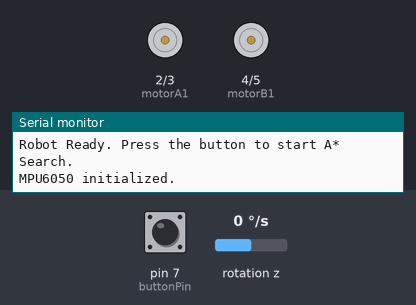
A sketch run on a simulated Arduino Uno, built with avr-gcc and run on an emulated ATmega328P. Parts: motor-driver pin pairs drawn as motors (green arrow = first pin HIGH = forward, orange = second pin HIGH = backward, longer = more drive), the last lines printed to the serial monitor. Wiring (inferred from the names in the program): MPU-6050 motion sensor at I2C address 0x68. The test bench sets the inputs (shaded band); at power-on: pin 7 (buttonPin) HIGH, rotation z 0 °/s.

Above: at 1.3 s.
1.4 s: pin 7 (buttonPin) pulled LOW for 0.15 s
At 4.2 s:
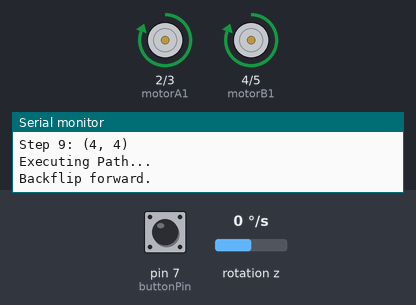
At 8.6 s:
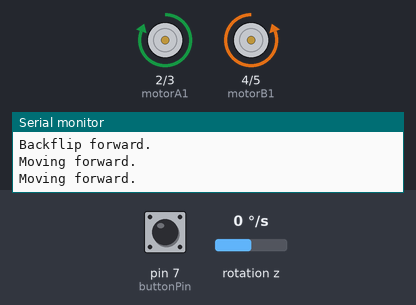
Timing chart, 0 to 10.1 s (numbered marks = the images above; inputs shaded):
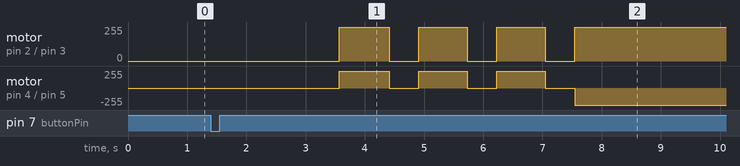

The sketch:

greedy.ino
```cpp
#include <Wire.h>
#include <avr/pgmspace.h>

// Motor pins
const int motorA1 = 2; // Motor A forward
const int motorA2 = 3; // Motor A backward
const int motorB1 = 4; // Motor B forward
const int motorB2 = 5; // Motor B backward

// Speed control
const int motorSpeed = 128; // Set motor speed (0-255)

// Button pin
const int buttonPin = 7;

// Define maze size
#define ROWS 5
#define COLS 5

// Store the maze in PROGMEM to save SRAM
const uint8_t maze[ROWS][COLS] PROGMEM = {
  {0, 0, 0, 0, 0},
  {1, 0, 1, 0, 0},
  {0, 0, 1, 0, 1},
  {0, 1, 0, 0, 0},
  {0, 0, 0, 0, 0}
};

// Define start and end points
struct Point {
  uint8_t x;
  uint8_t y;
};

const Point startPoint = {0, 0}; // Top-left corner
const Point endPoint = {4, 4};   // Desired end point

// A* Structures and Variables
struct Node {
  uint8_t x, y;    // Coordinates
  uint8_t gCost;   // Cost from start to this node
  uint8_t hCost;   // Heuristic cost to end node
  uint8_t fCost;   // fCost = gCost + hCost
  uint8_t parent;  // Index of parent node (0-24 or 255 if none)
};

#define MAX_NODES 25
#define MAX_PATH 25

Node openList[MAX_NODES];
uint8_t openCount = 0;

Node closedList[MAX_NODES];
uint8_t closedCount = 0;

Node path[MAX_PATH];
uint8_t pathCount = 0;

// Path Execution Variables
bool pathComputed = false;

// Orientation and Movement Enums
enum Orientation { NORTH, EAST, SOUTH, WEST };
enum Movement { MOVE_FORWARD, TURN_LEFT, TURN_AROUND, TURN_RIGHT, NO_MOVEMENT };

// MPU6050 Registers
const uint8_t MPU6050_ADDR = 0x68;
const uint8_t PWR_MGMT_1 = 0x6B;
const uint8_t GYRO_ZOUT_H = 0x47;

// Function Prototypes
uint8_t heuristic(uint8_t x1, uint8_t y1, uint8_t x2, uint8_t y2);
bool AStar();
bool isInClosedList(uint8_t x, uint8_t y);
bool isInOpenList(uint8_t x, uint8_t y, uint8_t &index);
uint8_t getLowestFCost();
void executePath();
void moveForward();
void turnLeft();
void turnRight();
void stopMotors();
uint8_t getMazeValue(uint8_t x, uint8_t y);
Movement determineMovement(int8_t dx, int8_t dy, Orientation orientation);
void initMPU6050();
float readGyroZ();
void turnDegrees(int degrees, bool clockwise);

void setup() {
  // Motor pin setup
  pinMode(motorA1, OUTPUT);
  pinMode(motorA2, OUTPUT);
  pinMode(motorB1, OUTPUT);
  pinMode(motorB2, OUTPUT);

  // Button pin setup
  pinMode(buttonPin, INPUT_PULLUP);

  // Initialize Serial Communication
  Serial.begin(9600);
  Serial.println("Robot Ready. Press the button to start A* Search.");

  // Initialize MPU6050
  initMPU6050();
}

void loop() {
  static bool lastButtonState = HIGH;
  bool buttonState = digitalRead(buttonPin);

  // Simple Button Debouncing
  if (buttonState != lastButtonState) {
    delay(50); // Debounce delay
    buttonState = digitalRead(buttonPin);
    if (buttonState == LOW) { // Button pressed
      Serial.println("\nButton pressed. Starting A* Search...");
      // Reset previous path data
      pathCount = 0;
      openCount = 0;
      closedCount = 0;
      delay(2000);

      // Run A* algorithm
      if (AStar()) {
        Serial.println("Path found:");
        // Print the path in order from start to end
        for (int8_t i = pathCount - 1; i >= 0; i--) {
          Serial.print("Step ");
          Serial.print(pathCount - i);
          Serial.print(": (");
          Serial.print(path[i].x);
          Serial.print(", ");
          Serial.print(path[i].y);
          Serial.println(")");
        }
        Serial.println();
        pathComputed = true;
      } else {
        Serial.println("No path found.");
        pathComputed = false;
      }
    }
  }
  lastButtonState = buttonState;

  // Execute the path if computed
  if (pathComputed) {
    executePath();
    pathComputed = false; // Reset flag after execution
  }
}

// Heuristic Function (Manhattan Distance)
uint8_t heuristic(uint8_t x1, uint8_t y1, uint8_t x2, uint8_t y2) {
  return abs((int)x1 - (int)x2) + abs((int)y1 - (int)y2);
}

// Get the value of the maze cell from PROGMEM
uint8_t getMazeValue(uint8_t x, uint8_t y) {
  return pgm_read_byte(&(maze[x][y]));
}

// Check if a node is in the closed list
bool isInClosedList(uint8_t x, uint8_t y) {
  for (uint8_t i = 0; i < closedCount; i++) {
    if (closedList[i].x == x && closedList[i].y == y)
      return true;
  }
  return false;
}

// Check if node is in open list
bool isInOpenList(uint8_t x, uint8_t y, uint8_t &index) {
  for (uint8_t i = 0; i < openCount; i++) {
    if (openList[i].x == x && openList[i].y == y) {
      index = i;
      return true;
    }
  }
  return false;
}

// Get index of node with lowest fCost from openList
uint8_t getLowestFCost() {
  if (openCount == 0) {
    return 255; // Indicate no node found
  }

  uint8_t lowestIndex = 0;
  for (uint8_t i = 1; i < openCount; i++) {
    if (openList[i].fCost < openList[lowestIndex].fCost) {
      lowestIndex = i;
    }
  }
  Node current = openList[lowestIndex];
  for (uint8_t i = lowestIndex; i < openCount - 1; i++) {
    openList[i] = openList[i + 1];
  }
  openCount--;
  closedList[closedCount++] = current;
  return closedCount - 1; // Return index in closedList
}

// A* Search Implementation
bool AStar() {
  // Initialize start node
  Node startNode;
  startNode.x = startPoint.x;
  startNode.y = startPoint.y;
  startNode.gCost = 0;
  startNode.hCost = heuristic(startPoint.x, startPoint.y, endPoint.x, endPoint.y);
  startNode.fCost = startNode.gCost + startNode.hCost;
  startNode.parent = 255; // No parent

  openList[openCount++] = startNode;

  while (openCount > 0) {
    uint8_t currentClosedIndex = getLowestFCost();
    if (currentClosedIndex == 255) {
      break; // No node found
    }
    Node current = closedList[currentClosedIndex];

    // Check if reached end
    if (current.x == endPoint.x && current.y == endPoint.y) {
      // Reconstruct path
      path[pathCount++] = current;
      uint8_t parentIndex = current.parent;
      while (parentIndex != 255 && pathCount < MAX_PATH) {
        Node parentNode = closedList[parentIndex];
        path[pathCount++] = parentNode;
        parentIndex = parentNode.parent;
      }
      return true;
    }

    // Explore neighbors (4-directional)
    const int dirs[4][2] = { {0, 1}, {1, 0}, {0, -1}, {-1, 0} };
    for (uint8_t i = 0; i < 4; i++) {
      int newX = current.x + dirs[i][0];
      int newY = current.y + dirs[i][1];

      // Check boundaries
      if (newX < 0 || newX >= ROWS || newY < 0 || newY >= COLS)
        continue;

      // Check obstacles
      if (getMazeValue(newX, newY) == 1)
        continue;

      // Check if in closed list
      if (isInClosedList(newX, newY))
        continue;

      uint8_t newG = current.gCost + 1; // Cost to move forward by one cell
      uint8_t newH = heuristic(newX, newY, endPoint.x, endPoint.y);
      uint8_t newF = newG + newH;

      uint8_t openIndex;
      if (isInOpenList(newX, newY, openIndex)) {
        // Already in openList, check if this path is better
        if (newG < openList[openIndex].gCost) {
          openList[openIndex].gCost = newG;
          openList[openIndex].hCost = newH;
          openList[openIndex].fCost = newF;
          openList[openIndex].parent = currentClosedIndex;
        }
      } else {
        if (openCount < MAX_NODES) {
          Node neighbor;
          neighbor.x = newX;
          neighbor.y = newY;
          neighbor.gCost = newG;
          neighbor.hCost = newH;
          neighbor.fCost = newF;
          neighbor.parent = currentClosedIndex;
          openList[openCount++] = neighbor;
        }
      }
    }
  }
  // No path found
  return false;
}

// Function to determine the required movement
Movement determineMovement(int8_t dx, int8_t dy, Orientation orientation) {
  switch (orientation) {
    case NORTH:
      if (dx == 0 && dy == -1)
        return MOVE_FORWARD;
      else if (dx == 1 && dy == 0)
        return TURN_RIGHT;
      else if (dx == -1 && dy == 0)
        return TURN_LEFT;
      else if (dx == 0 && dy == 1)
        return TURN_AROUND;
      break;
    case EAST:
      if (dx == 1 && dy == 0)
        return MOVE_FORWARD;
      else if (dx == 0 && dy == 1)
        return TURN_RIGHT;
      else if (dx == 0 && dy == -1)
        return TURN_LEFT;
      else if (dx == -1 && dy == 0)
        return TURN_AROUND;
      break;
    case SOUTH:
      if (dx == 0 && dy == 1)
        return MOVE_FORWARD;
      else if (dx == -1 && dy == 0)
        return TURN_RIGHT;
      else if (dx == 1 && dy == 0)
        return TURN_LEFT;
      else if (dx == 0 && dy == -1)
        return TURN_AROUND;
      break;
    case WEST:
      if (dx == -1 && dy == 0)
        return MOVE_FORWARD;
      else if (dx == 0 && dy == -1)
        return TURN_RIGHT;
      else if (dx == 0 && dy == 1)
        return TURN_LEFT;
      else if (dx == 1 && dy == 0)
        return TURN_AROUND;
      break;
  }
  return NO_MOVEMENT;
}


// Execute the computed path
void executePath() {
  Serial.println("Executing Path...");

  // Assume robot starts facing North
  Orientation currentOrientation = NORTH;

  for (int8_t i = pathCount - 1; i > 0; i--) {
    uint8_t currentX = path[i].x;
    uint8_t currentY = path[i].y;
    uint8_t nextX = path[i - 1].x;
    uint8_t nextY = path[i - 1].y;

    int8_t dx = nextX - currentX;
    int8_t dy = nextY - currentY;

    Movement movement = determineMovement(dx, dy, currentOrientation);

    switch (movement) {
      case MOVE_FORWARD:
        moveForward();
        Serial.println("Moving forward.");
        delay(500);
        break;
      case TURN_RIGHT:
        turnRight(); // Implementing right turn
        currentOrientation = (Orientation)((currentOrientation + 1) % 4);
        Serial.println("Turning right and moving forward.");
        delay(500);
        moveForward();
        delay(500);
        break;
      case TURN_LEFT:
        turnLeft(); // Implementing left turn
        currentOrientation = (Orientation)((currentOrientation + 3) % 4);
        Serial.println("Turning left and moving forward.");
        delay(500);
        moveForward();
        delay(500);
        break;
      case TURN_AROUND:
        // turnLeft();
        // turnLeft();
        currentOrientation = (Orientation)((currentOrientation + 2) % 4);
        moveForward();
        Serial.println("Backflip forward.");
        delay(500);
        break;
      default:
        Serial.println("No movement needed.");
        break;
    }

    delay(320); // Adjust based on cell size and robot speed
    stopMotors();
    delay(500); // Brief pause between movements
  }
  Serial.println("Path execution completed.");
}

// Motor control functions
void moveForward() {
  analogWrite(motorA1, 255); // Right motor forward
  digitalWrite(motorA2, LOW);
  analogWrite(motorB1, 255); // Left motor forward
  digitalWrite(motorB2, LOW);
}

void turnRight() {
  // Implement a precise 90-degree right turn using MPU6050
  // Serial.println("Turning Right...");
  turnDegrees(87, true);
}

void turnLeft() {
  // Implement a precise 90-degree left turn using MPU6050
  // Serial.println("Turning Left...");
  turnDegrees(83, false);
}

void stopMotors() {
  digitalWrite(motorA1, LOW);
  digitalWrite(motorA2, LOW);
  digitalWrite(motorB1, LOW);
  digitalWrite(motorB2, LOW);
}

// Initialize MPU6050
void initMPU6050() {
  Wire.begin();
  Wire.beginTransmission(MPU6050_ADDR);
  Wire.write(PWR_MGMT_1);
  Wire.write(0); // Wake up MPU6050
  Wire.endTransmission(true);
  delay(100); // Wait for MPU6050 to stabilize
  Serial.println("MPU6050 initialized.");
}

// Read Gyro Z-axis data and convert to degrees per second
float readGyroZ() {
  Wire.beginTransmission(MPU6050_ADDR); // Begin communication with MPU6050
  Wire.write(GYRO_ZOUT_H);              // Request the Gyro Z-axis register
  Wire.endTransmission(false);          // Restart for read

  Wire.requestFrom(MPU6050_ADDR, (uint8_t)2); // Request 2 bytes from MPU6050

  if (Wire.available() == 2) {
    int16_t raw = Wire.read() << 8 | Wire.read(); // Combine high and low bytes
    float gyro_z = raw / 131.0;         // Convert raw value to deg/s for ±250 dps
    return gyro_z;
  }
  Serial.println("Error: Not enough data from MPU6050.");
  return 0; // Default return if failure
}

// Turn a specific number of degrees clockwise or counter-clockwise
void turnDegrees(int degrees, bool clockwise) {
  float targetDegrees = degrees;
  float accumulatedDegrees = 0.0;
  float gyro_z;

  // Set motor directions for turning
  if (clockwise) {
    // Right turn: Right motor backward, Left motor forward
    digitalWrite(motorA1, LOW);
    analogWrite(motorA2, 200); // Right motor backward
    analogWrite(motorB1, 200); // Left motor forward
    digitalWrite(motorB2, LOW);
  } else {
    // Left turn: Right motor forward, Left motor backward
    analogWrite(motorA1, 155); // Right motor forward
    digitalWrite(motorA2, LOW);
    digitalWrite(motorB1, LOW);
    analogWrite(motorB2, 255); // Left motor backward
  }

  unsigned long previousMillis = millis();
  while (accumulatedDegrees < targetDegrees) {
    unsigned long currentMillis = millis();
    float deltaTime = (currentMillis - previousMillis) / 1000.0; // Convert to seconds
    previousMillis = currentMillis;

    gyro_z = readGyroZ();
    if (!clockwise) {
      gyro_z = -gyro_z; // Invert for counter-clockwise
    }

    accumulatedDegrees += gyro_z * deltaTime;

    // Optional: Add a timeout to prevent infinite loops
    if (accumulatedDegrees < -degrees || accumulatedDegrees > (degrees * 2)) {
      Serial.println("Turn timeout or error detected.");
      break;
    }

    delay(10); // Small delay for sensor update
  }

  stopMotors();
  Serial.print("Turn completed. Accumulated Degrees: ");
  Serial.println(accumulatedDegrees);
}
```
